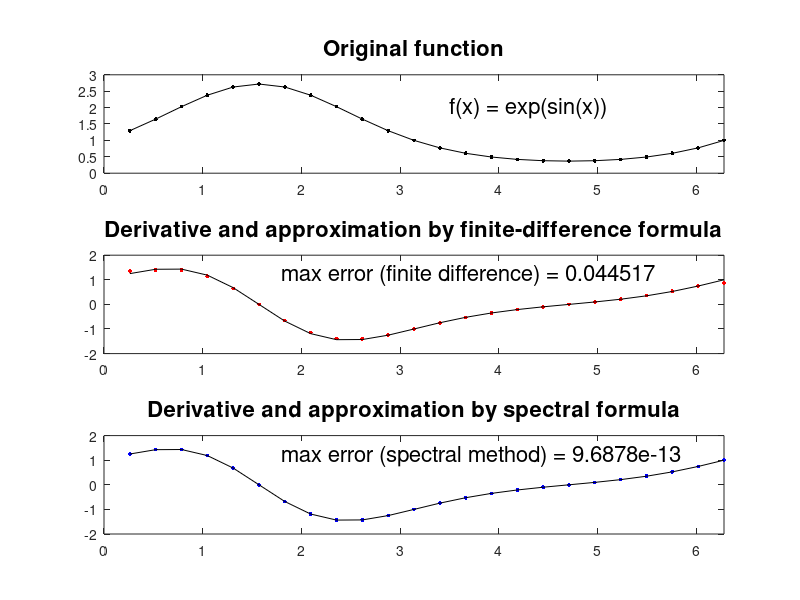

MATLAB code to generate this figure:
%P4  periodic spectral differentiation using the Differentiation matrix.
close all;
scrsz = get(groot,'ScreenSize');
figure('position', [50   50   4/5*scrsz(3)  4/5*scrsz(4)]); 

% Set up grid and differentiation matrix:
%% MOST INTERESTING CODE
N = 24; h = 2*pi/N; x = h*(1:N)';
j_vector = 1:N-1;
column = [0 0.5*(-1).^j_vector.*cot(j_vector*h/2)]';
% D = toeplitz(column,column([1 N:-1:2]));
row = [column(1); flip(column(2:end))];
D = toeplitz(column, row);

%%
% Differentiation of exp(sin(x))
v = exp(sin(x));
vprime = cos(x).*v;

ii = 2:N-1;
s = [(v(2)-v(1))/h; (v(ii+1)-v(ii-1))/(2*h); (v(end)-v(end-1))/h];
subplot(3,1,1), plot(x, v, '.-k','Markersize', 9)
fs = 16;
text(3.5, 2, 'f(x) = exp(sin(x))','FontSize', fs);
axis([0, 2*pi 0 3]), grid off
title('Original function', 'FontSize', fs);

subplot(3,1,2), plot(x, s, '.r', 'markersize', 9), hold on
plot(x, vprime, '-k');
axis([0 2*pi -2 2]), grid off
error = norm(s(ii) - vprime(ii), inf);
text(1.8, 1.2, ['max error (finite difference) = ' num2str(error)],'FontSize', fs);
title('Derivative and approximation by finite-difference formula' , 'FontSize', fs);

subplot(3,1,3), plot(x,D*v, '.b', 'markersize', 9), hold on
plot(x, vprime, '-k');
axis([0 2*pi -2 2]), grid off
error = norm(D*v - vprime, inf);
text(1.8, 1.2, ['max error (spectral method) = ' num2str(error)],'FontSize', fs);
title('Derivative and approximation by spectral formula', 'FontSize', fs);